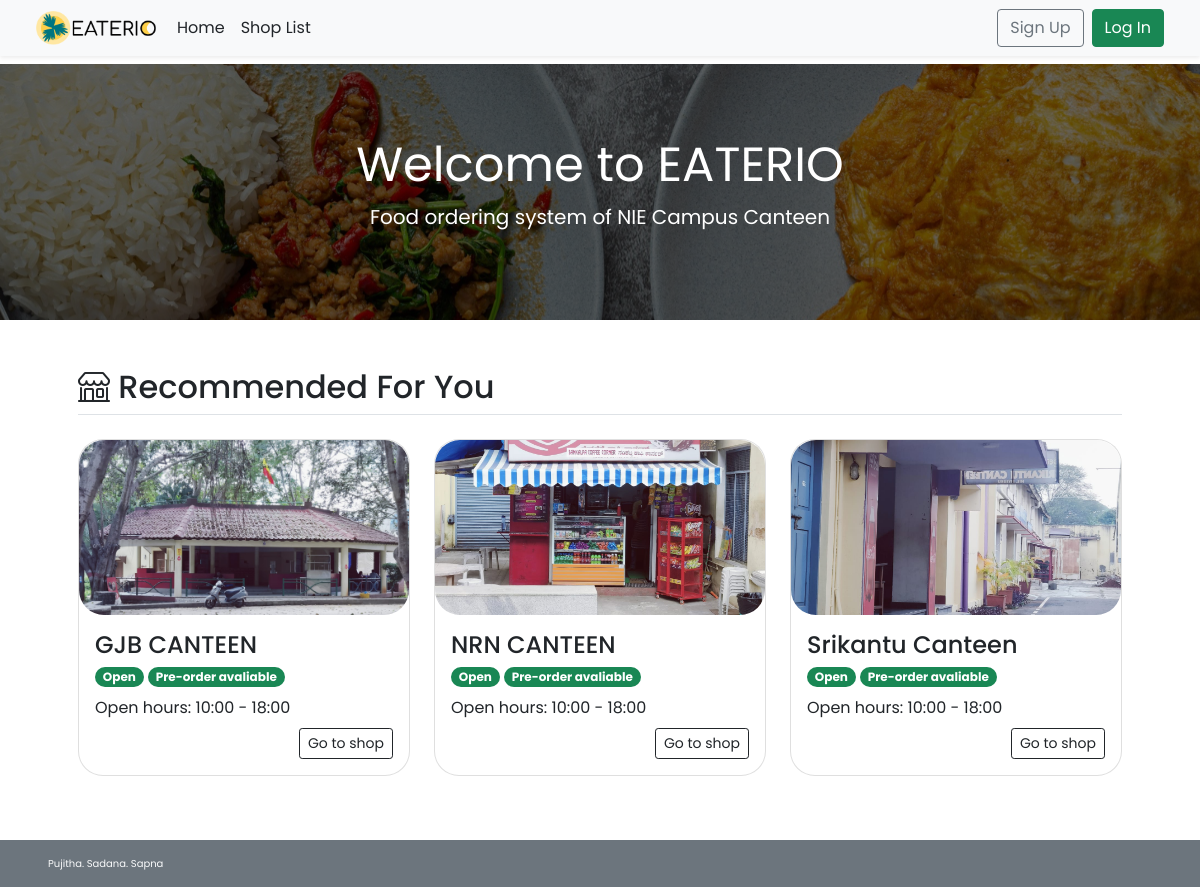
The page / on the database its author committed.
### tables this page shows
CREATE TABLE `shop` (
  `s_id` int(11) NOT NULL,
  `s_username` varchar(45) NOT NULL,
  `s_pwd` varchar(45) NOT NULL,
  `s_name` varchar(45) NOT NULL,
  `s_location` varchar(100) NOT NULL,
  `s_openhour` time NOT NULL,
  `s_closehour` time NOT NULL,
  `s_status` tinyint(4) NOT NULL DEFAULT 1 COMMENT 'shop ready for taking orders or not(1 for open, 0 for close)\r\n',
  `s_preorderstatus` tinyint(4) NOT NULL DEFAULT 1 COMMENT 'shop is ready for preorder or not',
  `s_email` varchar(45) NOT NULL,
  `s_phoneno` varchar(10) NOT NULL,
  `s_pic` text DEFAULT NULL
);

### index.php (the view, shortened to what this page needs)
<!DOCTYPE html>
<html lang="en">
<head>
    <?php session_start(); include("conn_db.php"); include('head.php');?>
    <link href="css/main.css" rel="stylesheet">
</head>
<body class="d-flex flex-column h-100">
    <?php include('nav_header.php')?>
    <div class="position-relative d-flex text-center text-white promo-banner-bg py-3">
        <div class="p-lg-2 mx-auto my-5">
            <h1 class="display-5 fw-normal">Welcome to EATERIO</h1>
            <p class="lead fw-normal">Food ordering system of NIE Campus Canteen</p>
        </div>
    </div>
    <div class="container p-5" id="recommended-shop">
        <h2 class="border-bottom pb-2"><i class="bi bi-shop align-top"></i> Recommended For You</h2>
        <div class="row row-cols-1 row-cols-lg-3 align-items-stretch g-4 py-3">
            <?php
            $query = "SELECT s_id,s_name,s_openhour,s_closehour,s_status,s_preorderstatus,s_pic FROM shop
            WHERE (s_preorderstatus = 1) OR (s_preorderstatus = 0 AND (CURTIME() BETWEEN s_openhour AND s_closehour));";
            $result = $mysqli -> query($query);
            if($result -> num_rows > 0){
            while($row = $result -> fetch_array()){
        ?>
            <div class="col">
                <a href="<?php echo "shop_menu.php?s_id=".$row["s_id"]?>" class="text-decoration-none text-dark">
                    <div class="card rounded-25">
                        <img <?php
                            if(is_null($row["s_pic"])){echo "src='img/default.png'";}
                            else{echo "src=\"img/{$row['s_pic']}\"";}
                        ?> style="width:100%; height:175px; object-fit:cover;"
                            class="card-img-top rounded-25 img-fluid" alt="<?php echo $row["s_name"]?>">
                        <div class="card-body">
                            <h4 name="shop-name" class="card-title"><?php echo $row["s_name"]?></h4>
                            <p class="card-subtitle">
                                <?php
                                    $now = date('H:i:s');
                                    if((($now < $row["s_openhour"])||($now > $row["s_closehour"]))||($row["s_status"]==0)){
                                ?>
                                <span class="badge rounded-pill bg-danger">Closed</span>
                                <?php }else{ ?>
                                <span class="badge rounded-pill bg-success">Open</span>
                                <?php }
                                    if($row["s_preorderstatus"]==1){
                                ?>
                                <span class="badge rounded-pill bg-success">Pre-order avaliable</span>
                                <?php }else{ ?>
                                <span class="badge rounded-pill bg-danger">Pre-order Unavaliable</span>
                                <?php } ?>
                            </p>
                            <?php
                                $open = explode(":",$row["s_openhour"]);
                                $close = explode(":",$row["s_closehour"]);
                            ?>
                            <p class="card-text my-2">Open hours:
                                <?php echo $open[0].":".$open[1]." - ".$close[0].":".$close[1];?></p>
                            <div class="text-end">
                                <a href="<?php echo "shop_menu.php?s_id=".$row["s_id"]?>"
                                    class="btn btn-sm btn-outline-dark">Go to shop</a>
                            </div>
                        </div>
                    </div>
                </a>
            </div>
            <?php }
        }
        ?>
        </div>
    </div>
    <footer
        class="footer d-flex flex-wrap justify-content-between align-items-center px-5 py-3 mt-auto bg-secondary text-light">
        <span class="xsmall-font">Pujitha. Sadana. Sapna</span></span>
    </footer>
</body>
</html>

### css/main.css (style rules this page uses)
html { height: 100%; }
body { height: 100%; padding-top: 4rem; margin-bottom: -50px; font-family: 'Poppins', 'Noto Sans Thai', sans-serif; }
a { cursor: pointer; }
.bi { vertical-align: -.125em; fill: currentColor; }
.text-white { color: white; }
.xsmall-font { font-size: x-small; }
.promo-banner-bg { background: #686868 url('../img/home-banner-2.jpg') center; background-position: top; background-size: auto; background-position-x: center; background-clip: padding-box; background-blend-mode: multiply; }
.rounded-25 { border-radius: 25px; }

### index.php (style rules this page uses)
html { height: 100%; }

### rows shown on the page
shop: s_pic (picture), s_name "GJB CANTEEN", s_status "Open", s_preorderstatus "Pre-order avaliable", s_openhour "10", s_openhour "00", s_closehour "18", s_closehour "00"
shop: s_pic (picture), s_name "NRN CANTEEN", s_status "Open", s_preorderstatus "Pre-order avaliable", s_openhour "10", s_openhour "00", s_closehour "18", s_closehour "00"
shop: s_pic (picture), s_name "Srikantu Canteen", s_status "Open", s_preorderstatus "Pre-order avaliable", s_openhour "10", s_openhour "00", s_closehour "18", s_closehour "00"
